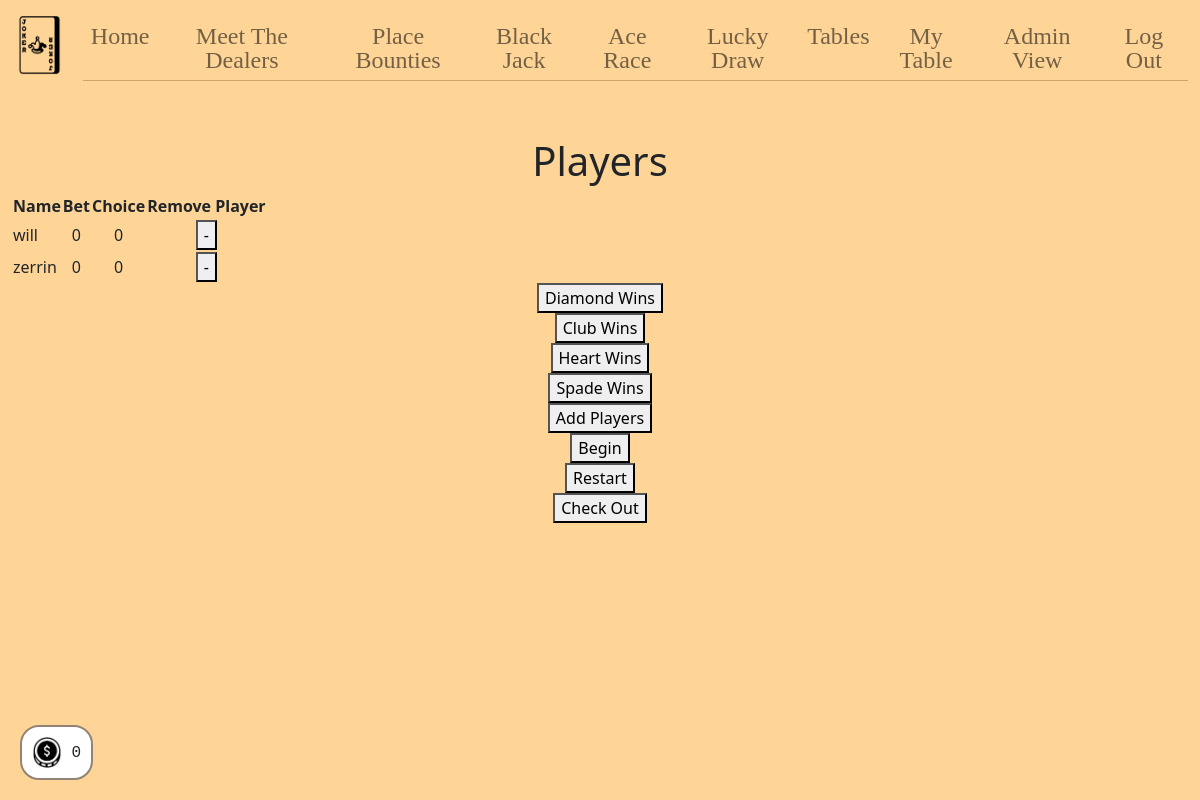
Screenshot of /acetable (signed in) with the database file from the repository.
### tables this page shows
CREATE TABLE acerace (
    id INTEGER PRIMARY KEY AUTOINCREMENT,
    bet INTEGER DEFAULT 0 NOT NULL,
    player INTEGER DEFAULT 0,
    name TEXT,
    choice INTEGER DEFAULT 0
);

### app.py (the view)
@app.route("/acetable", methods=["GET", "POST"])
@login_required
def acetable():
    if request.method == "POST":
        dealer = request.form.get("id")
        if dealer:
            db.execute("UPDATE tables SET dealerid = ? WHERE id = 9", dealer)
            row = db.execute("SELECT * FROM tables WHERE id = 9")
            session["occupied9"] = True
            session["dealerid9"] = row[0]["dealerid"]
        players = db.execute("SELECT * FROM acerace")
        persons = db.execute("SELECT * FROM users WHERE poker = 0")
        rows = db.execute("SELECT * FROM users WHERE id = ?", session["user_id"])
        session["hp"] = rows[0]["hp"]
        return render_template("acetable.html", dealer=dealer, players=players, persons=persons)
    else:
        rows = db.execute("SELECT * FROM tables WHERE id = 9")
        dealer = rows[0]["dealerid"]
        if dealer == session["user_id"]:
            session["occupied9"] = True
        session["dealerid9"] = dealer
        players = db.execute("SELECT * FROM acerace")
        persons = db.execute("SELECT * FROM users WHERE poker = 0")
        row = db.execute("SELECT * FROM users WHERE id = ?", session["user_id"])
        session["hp"] = row[0]["hp"]
        return render_template("acetable.html", dealer=dealer, players=players, persons=persons)

### app.py (called while the page is built)
@app.after_request
def after_request(response):
    response.headers["Cache-Control"] = "no-cache, no-store, must-revalidate"
    response.headers["Expires"] = 0
    response.headers["Pragma"] = "no-cache"
    return response

### helpers.py (called while the page is built)
def login_required(f):
    @wraps(f)
    def decorated_function(*args, **kwargs):
        if session.get("user_id") is None:
            return redirect("/login")
        return f(*args, **kwargs)
    return decorated_function

### templates/acetable.html (shortened to what this page needs)
{% extends "layout.html" %}
{% block main %}
    {% if session["dealer"] == 1 %}
        {% if session["occupied9"] == False or not session["occupied9"] %}
            <div>
                <form action="/acetable" method="post">
                    <input name="id" type="hidden" value="{{ session["user_id"] }}">
                    <button type="submit">Check In</button>
                </form>
            </div>
        {% elif session["dealerid9"] == session["user_id"] or session["admin"] == 1 %}
            <div id="mainPage">
            <h1>Players</h1>
            <table>
                <thead>
                    <tr>
                        <th>Name</th>
                        <th>Bet</th>
                        <th>Choice</th>
                        <th>Remove Player</th>
                    </tr>
                </thead>
                <tbody>
                {% for play in players %}
                    <tr class="">
                        <td class="text-start">{{ play["name"] }}</td>
                        <td>{{ play["bet"] }}</td>
                        <td>{{ play["choice"] }}</td>
                        <td>
                            <form id="remove" action="/arlogic" method="post">
                                <button type="submit" class="buttons">-</button>
                            </form>
                        </td>
                    </tr>
                {% endfor %}
                </tbody>
            </table>
            <div>
                <form id="winner" action="/arlogic" method="post">
                    <button type="submit" class="buttons">Diamond Wins</button>
                </form>
                <form id="winner" action="/arlogic" method="post">
                    <button type="submit" class="buttons">Club Wins</button>
                </form>
                <form id="winner" action="/arlogic" method="post">
                    <button type="submit" class="buttons">Heart Wins</button>
                </form>
                <form id="winner" action="/arlogic" method="post">
                    <button type="submit" class="buttons">Spade Wins</button>
                </form>
            </div>
            <div>
                <button id="myBtn">Add Players</button>
            </div>
            <div>
                <form action="/playingstatusar" method="post">
                    <button>Begin</button>
                </form>
            </div>
            <div>
                <form action="/playingstatusar" method="post">
                    <button>Restart</button>
                </form>
            </div>
            <div>
                <form action="/archeckout" method="post">
                    <button type="submit">Check Out</button>
                </form>
            </div>
        </div>
        {% else %}
            <div>
                You aren't authorized to access this page !
            </div>
        {% endif %}
    {% endif %}
{% endblock %}
{% block footer %}
    <div id="value-container"><img class="img-fluid money" src="/static/money.png"> {{ session["hp"] }} </div>
{% endblock %}

### static/styles.css (style rules this page uses)
body { background-color: #FFD597; }
.money { width: 30px; height: 30; }

### static/popups.css (style rules this page uses)
#value-container { position: fixed; bottom: 20px; left: 20px; padding: 10px; background-color: #FFFFFF; border-radius: 19px; border: 2px solid #928374; font-family: monospace; }

### rows the page displays
acerace: name "will", bet "0", choice "0"
acerace: name "zerrin", bet "0", choice "0"

### other values shown
{{ session["hp"] }} "0"
